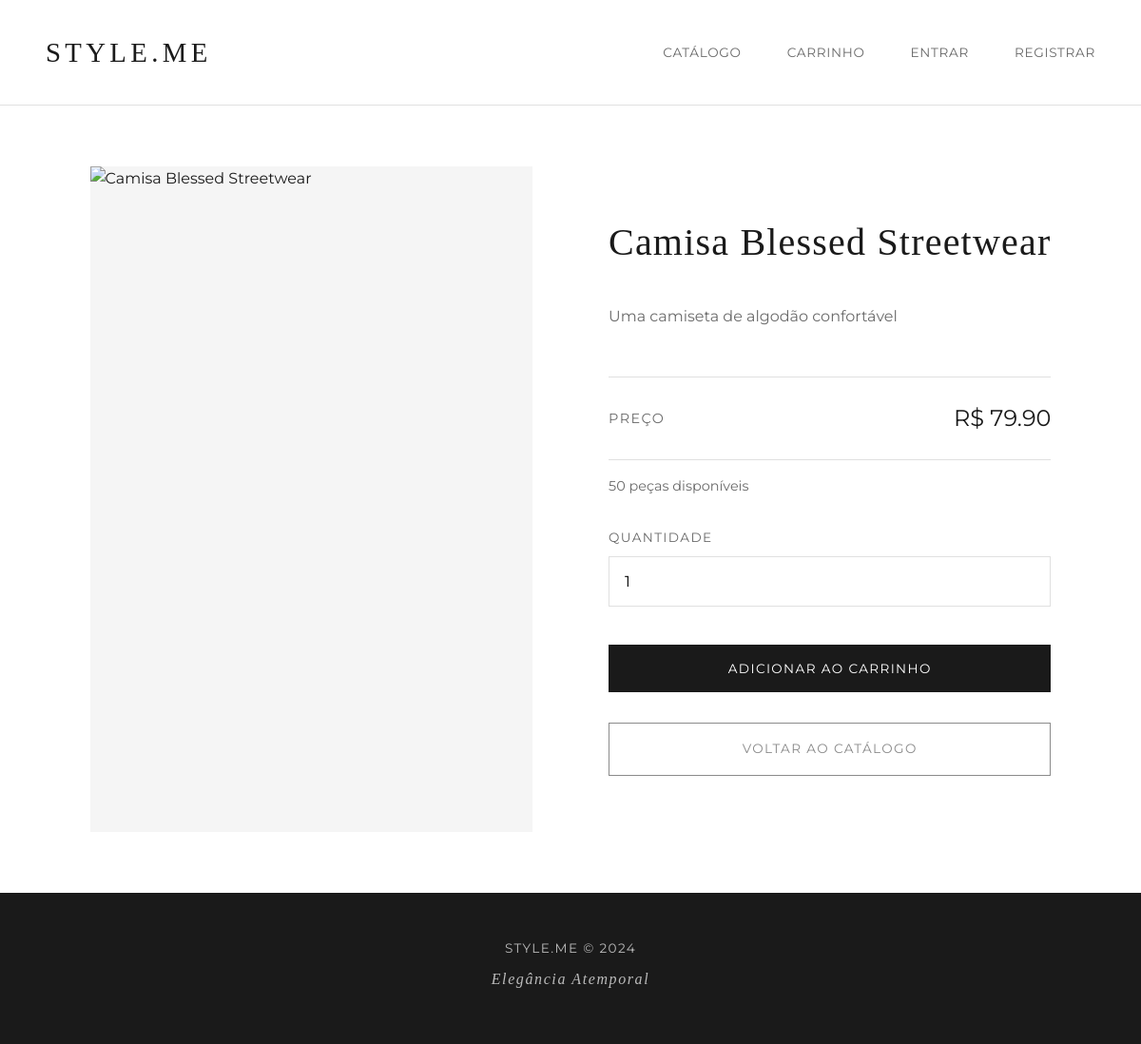
Before: /produto/1 with the older database file.
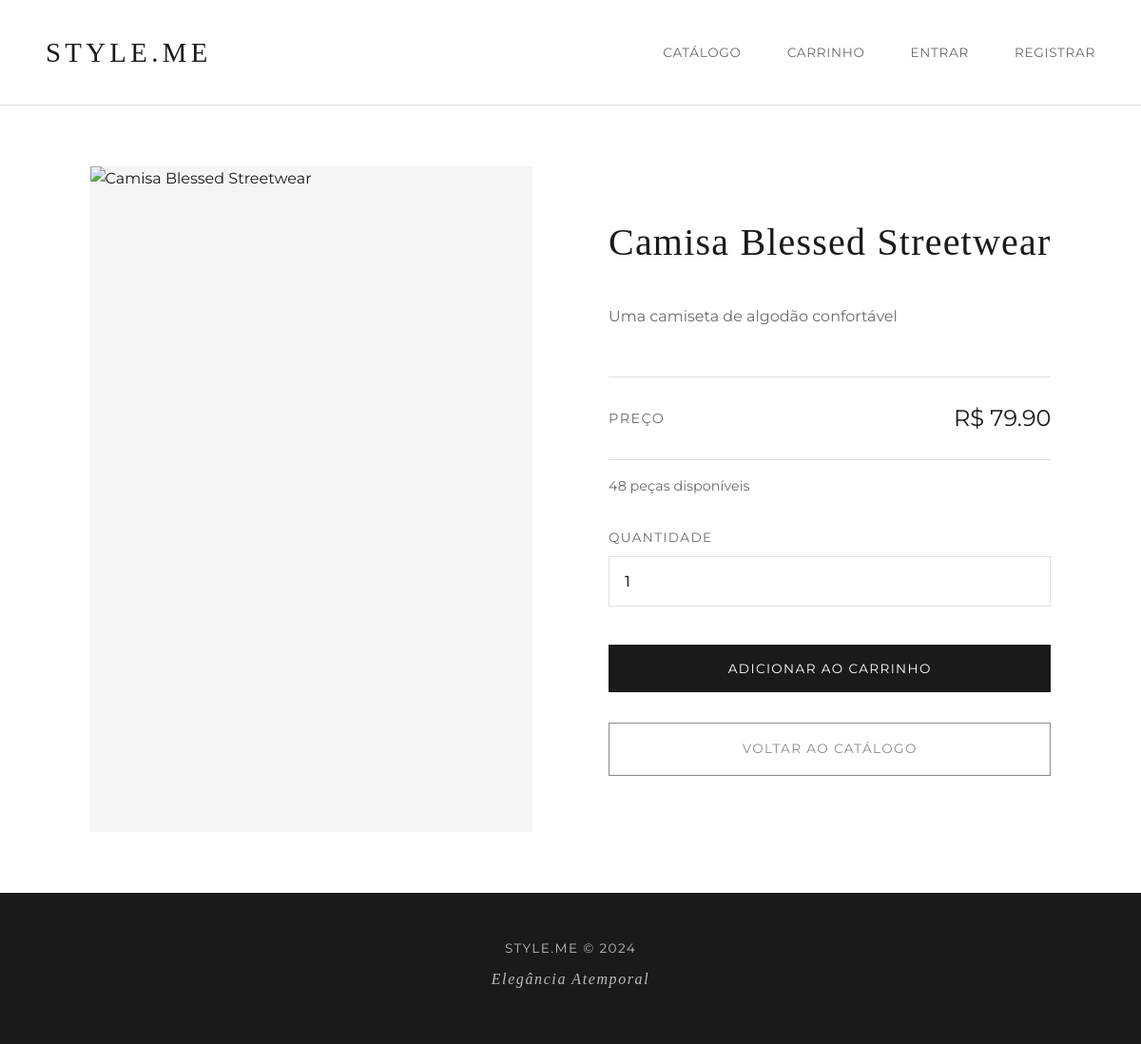
After: the same page with the newer database file.
### app.py (models this page shows)
class Produto(db.Model):
    __tablename__ = 'produtos'
    id = db.Column(db.Integer, primary_key=True)
    nome = db.Column(db.String(100), nullable=False)
    descricao = db.Column(db.Text)
    preco = db.Column(db.Numeric(10, 2), nullable=False)
    estoque = db.Column(db.Integer, nullable=False, default=0)
    imagem_url = db.Column(db.String(500), nullable=True)

### app.py (the view)
@app.route('/produto/<int:id>')
def detalhes_produto(id):
    produto = Produto.query.get_or_404(id)
    return render_template('produto.html', produto=produto)

### templates/produto.html (shortened to what this page needs)
{% extends 'base.html' %}
{% block content %}
<div class="product-detail">
    <div class="product-detail-image">
        <img src="{{ produto.imagem_url }}"
             alt="{{ produto.nome }}"
             onerror="this.src='https://images.pexels.com/photos/996329/pexels-photo-996329.jpeg?auto=compress&cs=tinysrgb&w=800'">
    </div>
    <div class="product-detail-info">
        <h1>{{ produto.nome }}</h1>
        <p class="product-description">{{ produto.descricao }}</p>
        <div class="product-detail-price">
            <span class="price-label">Preço</span>
            <span class="price-value">R$ {{ "%.2f"|format(produto.preco) }}</span>
        </div>
        <p class="stock-info">{{ produto.estoque }} peças disponíveis</p>
        <form action="{{ url_for('carrinho') }}" method="POST" class="add-to-cart-form">
            <div class="form-group">
                <label for="quantidade">Quantidade</label>
                <input type="number" name="quantidade" id="quantidade" value="1" min="1" max="{{ produto.estoque }}">
            </div>
            <button type="submit" class="btn btn-primary btn-full">Adicionar ao Carrinho</button>
        </form>
        <a href="{{ url_for('index') }}" class="btn btn-secondary btn-full">Voltar ao Catálogo</a>
    </div>
</div>
{% endblock %}

Changed rows visible on the page:
changed Produto "Camisa Blessed Streetwear": estoque "50" → "48"
